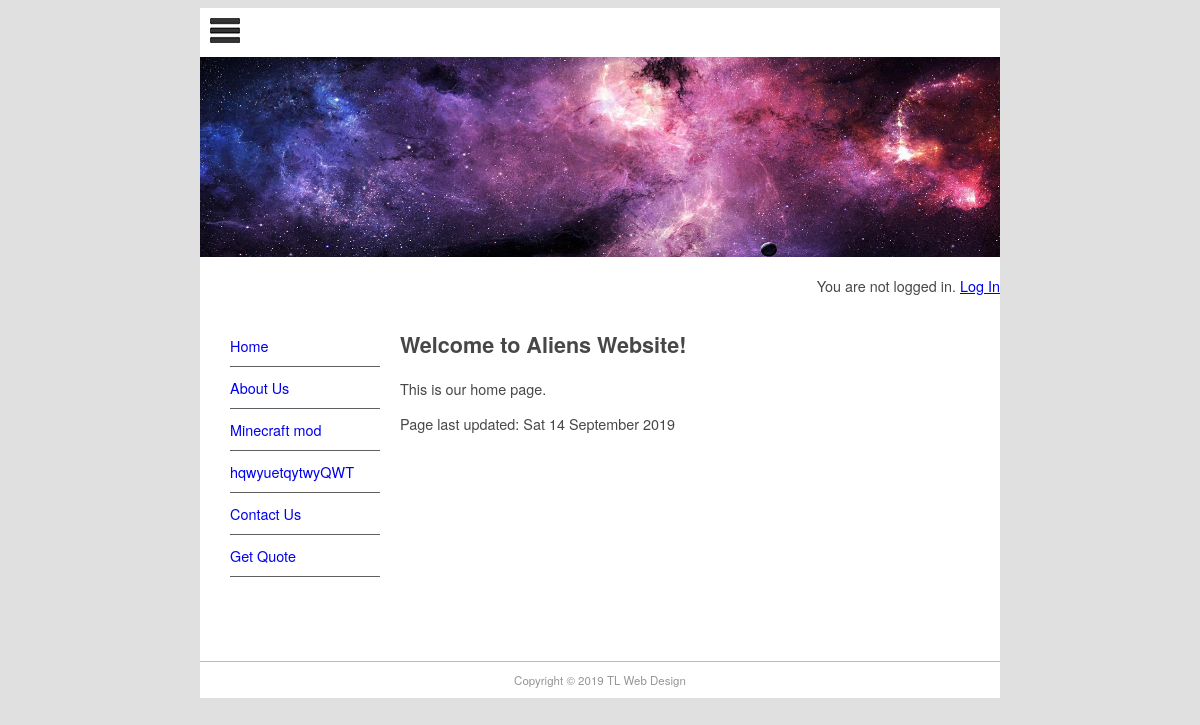
The page / on the database its author committed.
### pages/models.py (models this page shows, shortened)
class Page(models.Model):
    title = models.CharField(max_length=60)
    permalink = models.CharField(max_length=12, unique=True)
    update_date = models.DateTimeField('Last Updated')
    bodytext = models.TextField('Page Content', blank=True)

### pages/views.py (the view)
# urls.py: path('', views.index, {'pagename':''}, name='index'),
def index(request,pagename):
    pagename = '/' + pagename
    pg = get_object_or_404(Page, permalink=pagename)
    context = {
        'title': pg.title,
        'content': pg.bodytext,
        'last_updated': pg.update_date,
        'page_list': Page.objects.all(),
    }
    return render(request, 'pages/page.html', context)

### pages/templates/pages/page.html (shortened to what this page needs)
{% extends "base.html" %}
{% block sidenav %}
    {% for page in page_list %}
    <li>
    <a href="{{ page.permalink }}">{{ page.title }}</a>
    </li>
    {% endfor %}
{% endblock sidenav %}
{% block content %}
{% autoescape off %}
{{ content }}
{% endautoescape %}
<p>
    Page last updated: {{ last_updated|date:'D d F Y' }}
</p>
{% endblock content %}

### mysite/static/main.css (style rules this page uses)
body { background-color: #E0E0E0; font-family: Gotham, "Helvetica Neue", Helvetica, Arial, sans-serif; font-size: 0.9em; text-align: justify; color: #474747; }
#nav li { padding-top: 10px; padding-bottom: 10px; font-size: 1em; list-style-type: none; border-bottom: thin solid #5F5F5F; color: #4C4C4C; left: 0px; list-style-position: inside; margin-left: -10px; }
#nav li a { text-decoration: none; }

### rows shown on the page
Page: title "Home", bodytext "Welcome to Aliens Website! This is our home page.", update_date "Sat 14 September 2019"
Page: title "About Us"
Page: title "Minecraft mod"
Page: title "hqwyuetqytwyQWT"
